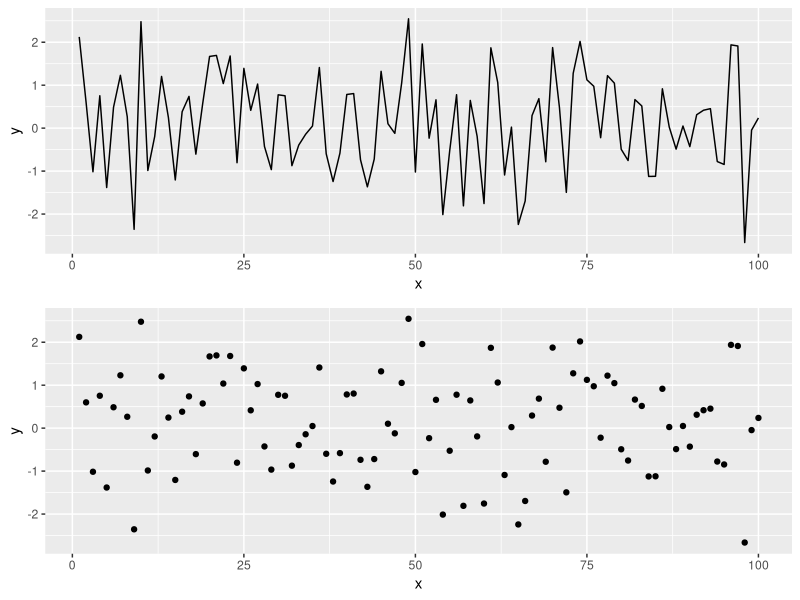

The R source for this figure:
## ---- chunk 1
knitr::opts_chunk$set(echo = TRUE, fig.width = 8, fig.height = 8, fig.alig = "center")
## ---- chunk 2
library(tidyverse)
library(gridExtra)
## ---- chunk 3
# Simulating data according to a normal distribution
x <- seq(1:100)
y <- rnorm(100) # Generating data form a normal distribution with mean 0 and variance 1
data <- data.frame(x = x, y = y ) # Creating a data frame
p1 = ggplot(data, aes(x= x, y = y)) +
geom_line()
p2 = ggplot(data, aes(x= x, y = y)) +
geom_point()
grid.arrange(p1, p2)
